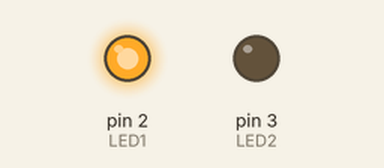
Bench run of a sketch on a simulated Arduino Uno, built with avr-gcc and run on an emulated ATmega328P. Shown: output pins drawn as LEDs (lit = HIGH).

Above: at 0.1 s.
At 5.5 s:
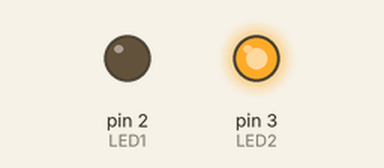
At 11.8 s:
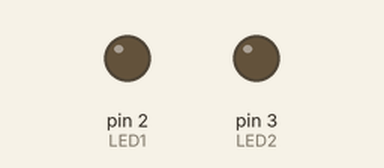
Timing chart, 0 to 13.3 s (numbered marks = the images above):
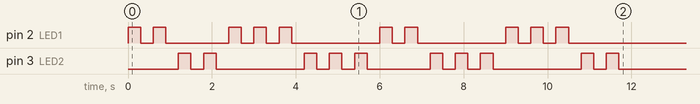

The sketch:

for_to_two_led_24.ino
```cpp
int LED1=2;
int LED2=3;
int D=300;
int b1[]={2,3,2,3};
int b2[]={2,3,3,2};
void setup()
{pinMode(LED1,OUTPUT);
 pinMode(LED2,OUTPUT);
 for(int i=0;i<4;i++){
  blink(LED1,b1[i]);
  blink(LED2,b2[i]);
 }
}
void loop() {
}
void blink(int p, int t){
for(; t>0; t--){
digitalWrite(p,1);
delay(D);
digitalWrite(p,0);
delay(D);
}
} 
```
